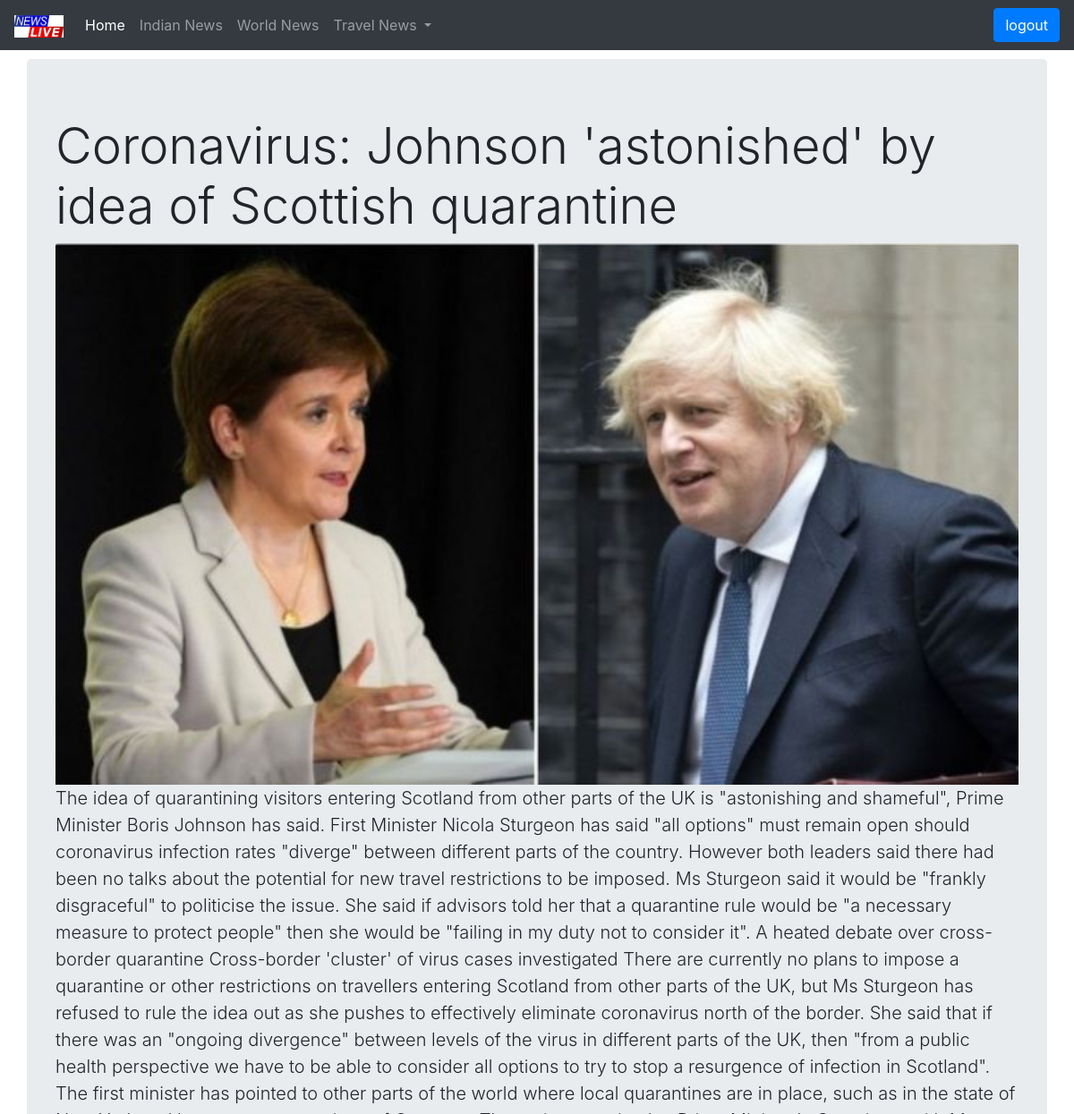
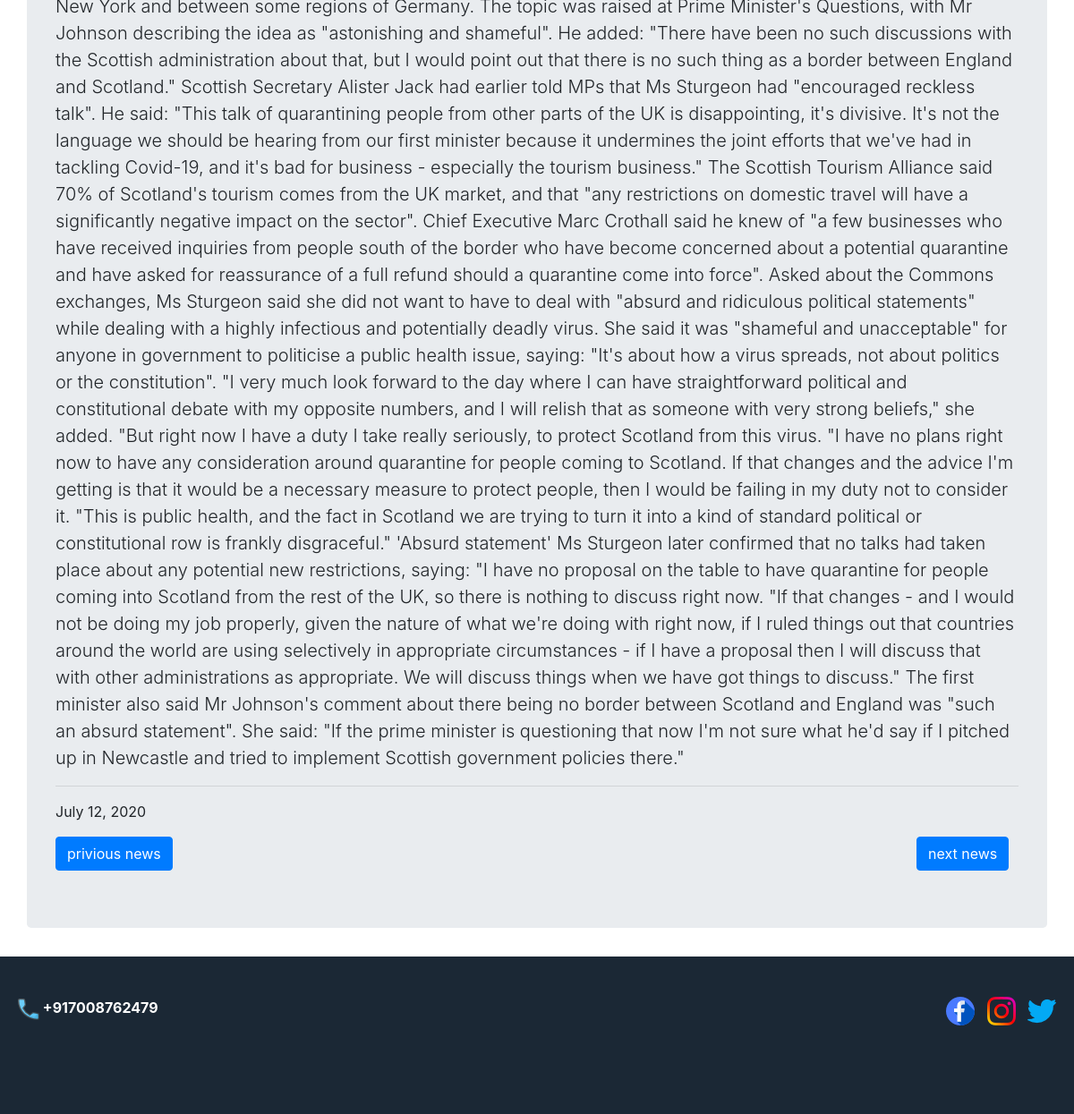
The page /seventhnews/ (signed in) on the database its author committed (2 pictures, top to bottom).
### newsapp/models.py (models this page shows)
class mainnews(models.Model):
    news1 = models.CharField(max_length=200)
    subnews1 = models.TextField(max_length=100000)
    image1 = models.ImageField(upload_to='news/images')
    date1 = models.DateField(blank=False, null=True)
    news2 = models.CharField(max_length=200,)
    subnews2 = models.TextField(max_length=100000)
    image2 = models.ImageField(upload_to='news/images')
    date2 = models.DateField(blank=False, null=True)
    news3 = models.CharField(max_length=200)
    subnews3 = models.TextField(max_length=100000)
    image3 = models.ImageField(upload_to='news/images')
    date3 = models.DateField(blank=False, null=True)
    news4 = models.CharField(max_length=200)
    subnews4 = models.TextField(max_length=100000)
    image4 = models.ImageField(upload_to='news/images')
    date4 = models.DateField(blank=False, null=True)
    news5 = models.CharField(max_length=200)
    subnews5 = models.TextField(max_length=100000)
    image5 = models.ImageField(upload_to='news/images')
    date5 = models.DateField(blank=False, null=True)
    news6 = models.CharField(max_length=200)
    subnews6 = models.TextField(max_length=100000)
    image6 = models.ImageField(upload_to='news/images')
    date6 = models.DateField(blank=False, null=True)
    news7 = models.CharField(max_length=200)
    subnews7 = models.TextField(max_length=100000)
    image7 = models.ImageField(upload_to='news/images')
    date7 = models.DateField(blank=False, null=True)
    news8 = models.CharField(max_length=200)
    subnews8 = models.TextField(max_length=100000,)
    image8 = models.ImageField(upload_to='news/images')
    date8 = models.DateField(blank=True, null=True)

### newsapp/views.py (the view)
# urls.py: url(r'^seventhnews/', views.seventhnews),
@login_required
def seventhnews(request):
    newse = mainnews.objects.all()
    my_dict = {'newse': newse}
    return render(request, 'newsapp/news7.html', my_dict)

### templates/newsapp/news7.html (shortened to what this page needs)
<!DOCTYPE html>{%load static%}
<html lang="en">
<head>
    <link rel="stylesheet" href="https://stackpath.bootstrapcdn.com/bootstrap/4.5.0/css/bootstrap.min.css">
    <link rel="stylesheet" href="{%static 'css/index.css'%}">
</head>
<body>
    <nav class="navbar navbar-expand-sm navbar-dark bg-dark ">
        <a class="navbar-brand" href="/home/"><img style="width: 55px;height: 25px;" src="{%static 'images/1010.png'%}" alt=""></a>
        <div class="collapse navbar-collapse navbar-default" id="navbarNavDropdown">
            <ul class="navbar-nav mr-auto">
                <li class="nav-item active">
                    <a class="nav-link" href="/home/">Home <span class="sr-only">(current)</span></a>
                </li>
                <li class="nav-item">
                    <a class="nav-link" href="https://www.ndtv.com/india">Indian News</a>
                </li>
                <li class="nav-item">
                    <a class="nav-link" href="https://www.bbc.com/news/world">World News</a>
                </li>
                <li class="nav-item dropdown">
                    <a class="nav-link dropdown-toggle" href="#" id="navbarDropdownMenuLink" role="button" data-toggle="dropdown" aria-haspopup="true" aria-expanded="false">
                        Travel News
                    </a>
                </li>
            </ul>
            <ul class="navbar-nav  navbar-right">
                <li class="nav-item ">
                    <a href="/accounts/logout"> <button class="btn btn-primary">logout</button></a>
                </li>
            </ul>
        </div>
    </nav>
    <div class="jumbotron container " style="margin-top: 10px;">
        {% if newse %} {% for n in newse %}
        <h1 class="display-4 ">{{n.news7}}</h1>
        <img src="{{n.image7.url}}" class="card-img-top" alt="...">
        <p class="lead ">{{n.subnews7}}</p>
        <hr>
        <p>{{n.date7}}</p><a href="/sixthnews/" class="btn btn-primary">privious news</a>
        <a href="/eightthnews/" style="margin-right: 1%;float: right;" class="btn btn-primary">next news</a> {% endfor %} {% else %}
        <p>no newses found!!</p>
        {% endif %}
    </div>
    <div style="background-color:#1b2835;margin:0;padding:0;width:100%;height:22vh;">
        <div style="margin: 45px 20px; float: left;"><b style="color: white;">
                <img src="{%static 'images/phone (1).png'%}" alt=""> +917008762479</b>
        </div>
        <div style="margin: 45px  20px; float:right;">
            <a href="https://www.facebook.com/santoshkumar.das.752/"><img src="{%static 'images/facebook (2).png'%}" alt=""></a>&nbsp&nbsp
            <a href="https://www.instagram.com/itz_santu__/?hl=en"><img src="{%static 'images/instagram-sketched.png'%}" alt="">&nbsp&nbsp</a>
            <a href="https://twitter.com/Santosh73734769"><img src="{%static 'images/twitter.png'%}" alt=""></a>
        </div>
    </div>
</body>
</html>

### static/css/index.css (style rules this page uses)
body { background: url(https://images.unsplash.com/photo-1527529482837-4698179dc6ce?ixlib=rb-1.2.1&auto=format&fit=crop&w=1050&q=80); background-repeat: no-repeat; background-size: cover; }

### rows shown on the page
mainnews: news7 "Coronavirus: Johnson 'astonished' by idea of Scottish quarantine", image7 (picture), subnews7 "The idea of quarantining visitors entering Scotland from other parts of the UK is \"astonishing and shameful\", Prime Minister Boris Johnson has said. First Minister Nicola Sturgeon has said \"all options\" must remain open should coronavirus infection rates \"diverge\" between different parts of the country. However both leaders said there had been no talks about the potential for new travel restrictions to be imposed. Ms Sturgeon said it would be \"frankly disgraceful\" to politicise the issue. She said if advisors told her that a quarantine rule would be \"a necessary measure to protect people\" then she would be \"failing in my duty not to consider it\". A heated debate over cross-border quarantine…", date7 "July 12, 2020"
